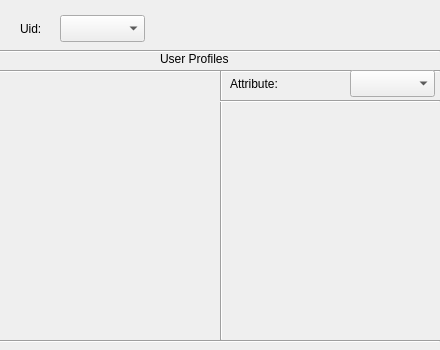
<?xml version="1.0" encoding="UTF-8"?>
<ui version="4.0">
 <class>userproflisty2</class>
 <widget class="QWidget" name="userproflisty2">
  <property name="geometry">
   <rect>
    <x>0</x>
    <y>0</y>
    <width>440</width>
    <height>350</height>
   </rect>
  </property>
  <property name="windowTitle">
   <string>Form</string>
  </property>
  <widget class="QLabel" name="label">
   <property name="geometry">
    <rect>
     <x>20</x>
     <y>20</y>
     <width>30</width>
     <height>17</height>
    </rect>
   </property>
   <property name="text">
    <string>Uid:</string>
   </property>
  </widget>
  <widget class="QLabel" name="label_2">
   <property name="geometry">
    <rect>
     <x>160</x>
     <y>50</y>
     <width>90</width>
     <height>17</height>
    </rect>
   </property>
   <property name="text">
    <string>User Profiles</string>
   </property>
  </widget>
  <widget class="QComboBox" name="comboBox">
   <property name="geometry">
    <rect>
     <x>60</x>
     <y>15</y>
     <width>85</width>
     <height>27</height>
    </rect>
   </property>
  </widget>
  <widget class="Line" name="line">
   <property name="geometry">
    <rect>
     <x>0</x>
     <y>50</y>
     <width>440</width>
     <height>3</height>
    </rect>
   </property>
   <property name="orientation">
    <enum>Qt::Horizontal</enum>
   </property>
  </widget>
  <widget class="Line" name="line_2">
   <property name="geometry">
    <rect>
     <x>0</x>
     <y>70</y>
     <width>440</width>
     <height>3</height>
    </rect>
   </property>
   <property name="orientation">
    <enum>Qt::Horizontal</enum>
   </property>
  </widget>
  <widget class="Line" name="line_3">
   <property name="geometry">
    <rect>
     <x>0</x>
     <y>340</y>
     <width>440</width>
     <height>3</height>
    </rect>
   </property>
   <property name="orientation">
    <enum>Qt::Horizontal</enum>
   </property>
  </widget>
  <widget class="Line" name="line_4">
   <property name="geometry">
    <rect>
     <x>220</x>
     <y>70</y>
     <width>3</width>
     <height>270</height>
    </rect>
   </property>
   <property name="orientation">
    <enum>Qt::Vertical</enum>
   </property>
  </widget>
  <widget class="Line" name="line_5">
   <property name="geometry">
    <rect>
     <x>220</x>
     <y>100</y>
     <width>220</width>
     <height>3</height>
    </rect>
   </property>
   <property name="orientation">
    <enum>Qt::Horizontal</enum>
   </property>
  </widget>
  <widget class="QComboBox" name="comboBox_2">
   <property name="geometry">
    <rect>
     <x>350</x>
     <y>70</y>
     <width>85</width>
     <height>27</height>
    </rect>
   </property>
  </widget>
  <widget class="QLabel" name="label_3">
   <property name="geometry">
    <rect>
     <x>230</x>
     <y>75</y>
     <width>80</width>
     <height>17</height>
    </rect>
   </property>
   <property name="text">
    <string>Attribute:</string>
   </property>
  </widget>
 </widget>
 <resources/>
 <connections/>
</ui>
